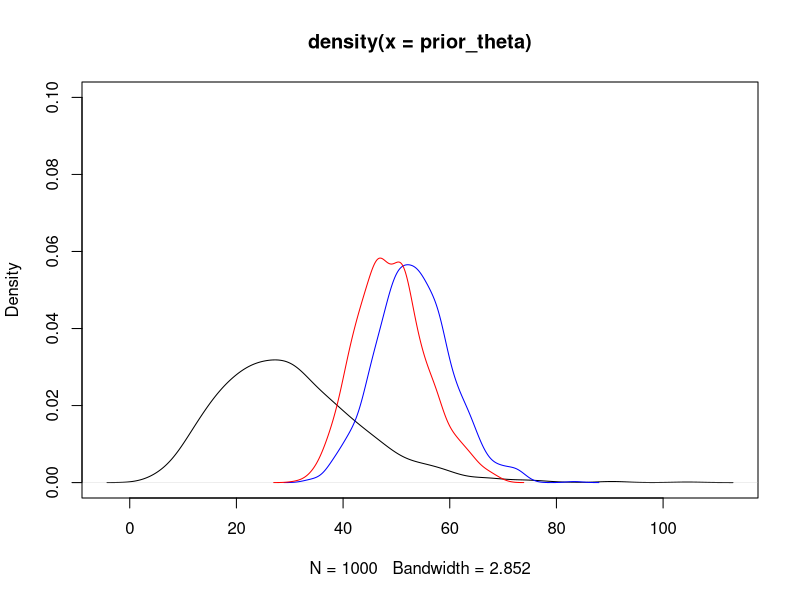

This figure's R source:
# prior theta ~ G(a,b)
# likelihood X|theta ~ Poi(theta)
# posterior theta|X ~ G(sum(X)+a, n+b) whre a and b are shape & rate parameters

# G(5,scale = 6) (prior) --> Implemented as G(5, rate = 1/6)
# X = 52 (likelihood) --> Implemented as G(53, rate = 1)
# G(57, rate = 7/6) (posterior) 

prior_theta <- rgamma(n=1000, shape=5, rate=1/6)
posterior_theta <- rgamma(n=1000, shape= 57, rate=7/6)
likelihood_theta <- rgamma(n=1000, shape= 53, rate=1)
plot(density(prior_theta), col="black", ylim=c(0, 0.1))
lines(density(likelihood_theta), col="blue")
lines(density(posterior_theta), col="red")